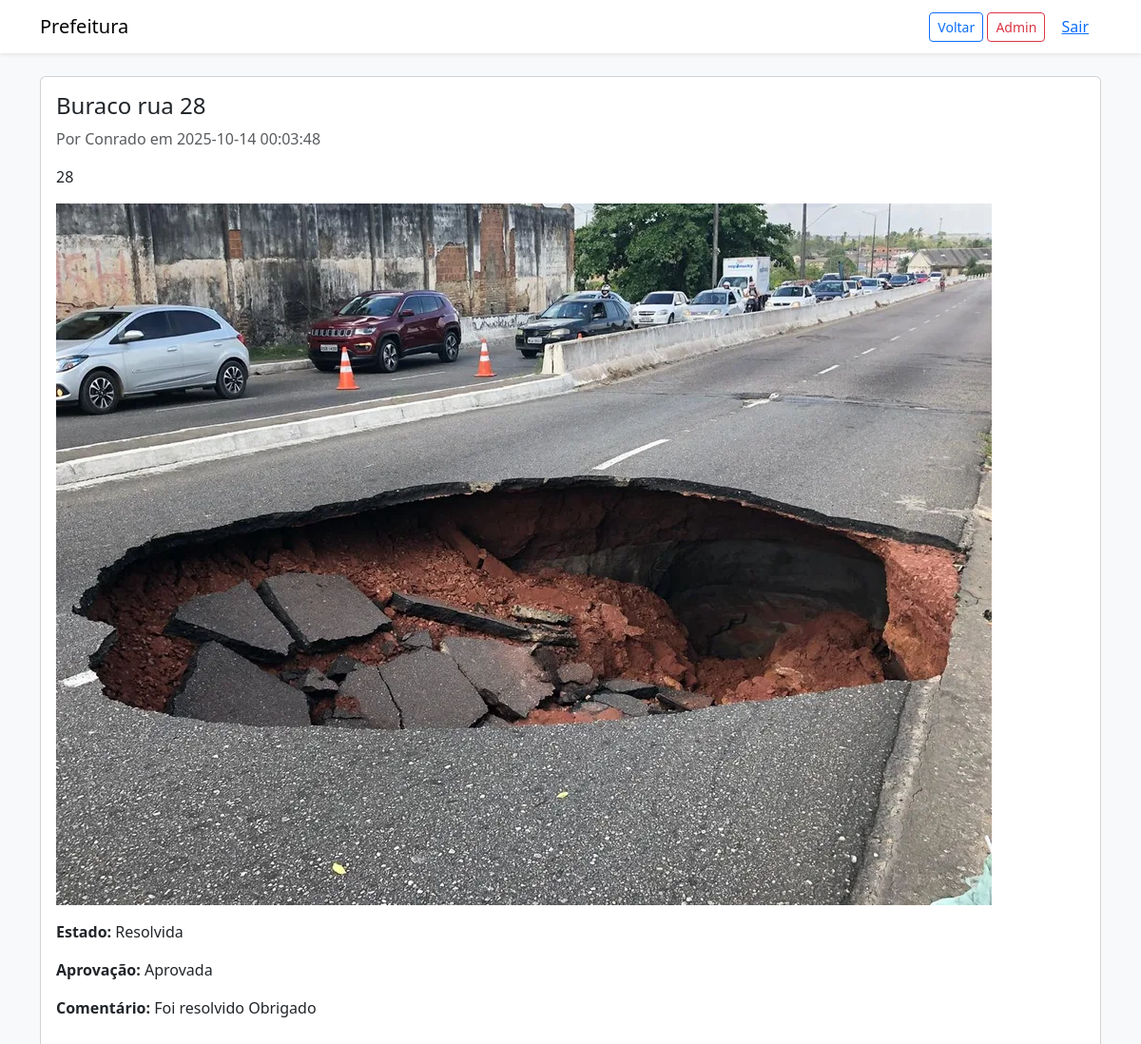
The app's page /view_complaint.php?id=1 (signed in) with its own data.
### tables this page shows
CREATE TABLE `reclamacao` (
  `id` int(11) NOT NULL,
  `id_reclamante` int(11) NOT NULL,
  `titulo` varchar(255) NOT NULL,
  `descricao` text NOT NULL,
  `foto` varchar(255) DEFAULT NULL,
  `estado` enum('Enviada','Atribuída','Em andamento','Resolvida') NOT NULL DEFAULT 'Enviada',
  `aprovacao` enum('','Aprovada','Reprovada') DEFAULT '',
  `comentario` text DEFAULT NULL,
  `criado_em` timestamp NOT NULL DEFAULT current_timestamp()
);

CREATE TABLE `usuarios` (
  `id` int(11) NOT NULL,
  `nome` varchar(300) NOT NULL,
  `email` varchar(300) NOT NULL,
  `senha` varchar(128) NOT NULL,
  `cpf` int(11) NOT NULL,
  `nascimento` date NOT NULL,
  `tipo` enum('admin','usuario') NOT NULL
);

### config.php (called while the page is built, shortened)
<?php
function is_logged() {
    return isset($_SESSION['user']);
}
function is_admin() {
    return is_logged() && $_SESSION['user']['tipo'] === 'admin';
}
?>

### view_complaint.php (the view, shortened to what this page needs)
<?php
require 'config.php';
$id = intval($_GET['id'] ?? 0);
$stmt = $pdo->prepare("SELECT r.*, u.nome as reclamante_nome FROM reclamacao r JOIN usuarios u ON u.id = r.id_reclamante WHERE r.id = ?");
$stmt->execute([$id]);
$r = $stmt->fetch();
?>
<!doctype html>
<html>
<head>
  <link href="https://cdn.jsdelivr.net/npm/bootstrap@5.3.2/dist/css/bootstrap.min.css" rel="stylesheet">
</head>
<body class="bg-light">
<nav class="navbar navbar-expand-lg navbar-light bg-white shadow-sm">
  <div class="container">
    <a class="navbar-brand" href="#">Prefeitura</a>
    <div>
      <a class="btn btn-outline-primary btn-sm" href="my_complaints.php">Voltar</a>
      <?php if(is_admin()): ?><a href="admin.php" class="btn btn-outline-danger btn-sm">Admin</a><?php endif; ?>
      <a class="btn btn-link" href="logout.php">Sair</a>
    </div>
  </div>
</nav>
<div class="container py-4">
  <div class="card">
    <div class="card-body">
      <h4><?=htmlspecialchars($r['titulo'])?></h4>
      <p class="text-muted">Por <?=htmlspecialchars($r['reclamante_nome'])?> em <?= $r['criado_em'] ?></p>
      <p><?=nl2br(htmlspecialchars($r['descricao']))?></p>
      <?php if($r['foto']): ?>
        <img src="uploads/<?=htmlspecialchars($r['foto'])?>" class="img-fluid mb-3" alt="Foto da reclamação">
      <?php endif; ?>
      <p><strong>Estado:</strong> <?=htmlspecialchars($r['estado'])?></p>
      <p><strong>Aprovação:</strong> <?= $r['aprovacao'] ?: '—' ?></p>
      <?php if($r['comentario']): ?>
        <p><strong>Comentário:</strong> <?= nl2br(htmlspecialchars($r['comentario'])) ?></p>
      <?php endif; ?>
    </div>
  </div>
</div>
</body>
</html>

### records on screen
reclamacao: titulo "Buraco rua 28", id_reclamante.nome "Conrado", criado_em "2025-10-14 00:03:48", descricao "28", foto (picture), estado "Resolvida", aprovacao "Aprovada", comentario "Foi resolvido Obrigado"
